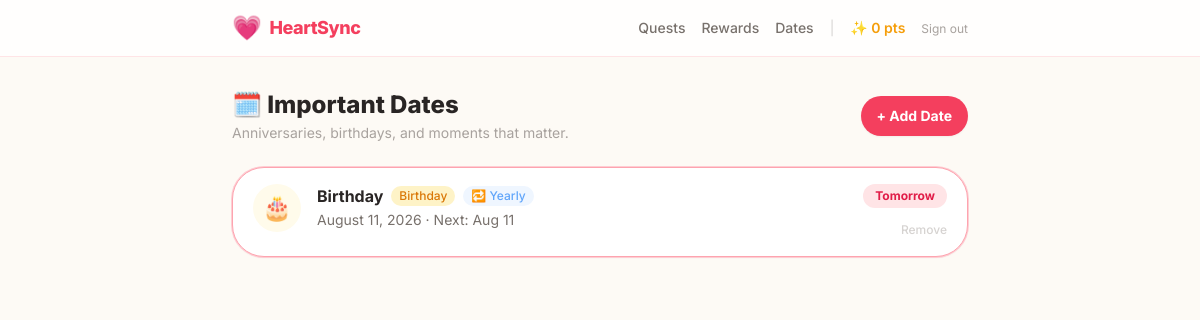
The app's page /dates/ (signed in) with its own data.
### core/models.py (models this page shows, shortened)
class Profile(models.Model):
    user = models.OneToOneField(User, on_delete=models.CASCADE, related_name="profile")
    house = models.ForeignKey(
        House,
        on_delete=models.CASCADE,
        related_name="profiles",
        null=True,
        blank=True,
    )
    display_name = models.CharField(max_length=60, blank=True)
    avatar = models.ImageField(upload_to="avatars/", null=True, blank=True)
    points_balance = models.PositiveIntegerField(default=0)
    total_points_earned = models.PositiveIntegerField(default=0)
    joined_at = models.DateTimeField(auto_now_add=True)

class ImportantDate(models.Model):
    CATEGORY_CHOICES = [
        ("anniversary", "Anniversary"),
        ("birthday", "Birthday"),
        ("special", "Special Moment"),
        ("other", "Other"),
    ]
    CATEGORY_ICONS = {
        "anniversary": "💍",
        "birthday": "🎂",
        "special": "✨",
        "other": "📅",
    }
    house = models.ForeignKey(
        House, on_delete=models.CASCADE, related_name="important_dates"
    )
    title = models.CharField(max_length=150)
    note = models.TextField(blank=True)
    date = models.DateField()
    category = models.CharField(
        max_length=20, choices=CATEGORY_CHOICES, default="other"
    )
    is_recurring = models.BooleanField(
        default=True,
        help_text="If True, the date repeats every year.",
    )
    reminder_days = models.PositiveIntegerField(
        default=7,
        help_text="Show a reminder this many days before the date.",
    )
    created_by = models.ForeignKey(
        Profile, on_delete=models.SET_NULL, null=True, blank=True, related_name="important_dates"
    )
    created_at = models.DateTimeField(auto_now_add=True)
    @property
    def icon(self):
        return self.CATEGORY_ICONS.get(self.category, "📅")
    @property
    def next_occurrence(self):
        today = timezone.localdate()
        if not self.is_recurring:
            return self.date
        target = self.date.replace(year=today.year)
        if target < today:
            target = target.replace(year=today.year + 1)
        return target
    @property
    def days_until(self):
        return (self.next_occurrence - timezone.localdate()).days
    @property
    def is_upcoming(self):
        return 0 <= self.days_until <= self.reminder_days

### core/dashboard_views.py (the view)
# urls.py: path("dates/",                  dv.ImportantDateListView.as_view(),    name="date-list"),
class ImportantDateListView(HouseMemberRequiredMixin, ListView):
    template_name = "core/dates/list.html"
    context_object_name = "important_dates"
    def get_queryset(self):
        return ImportantDate.objects.filter(created_by=self.request.user.profile).order_by("date")
    def get_context_data(self, **kwargs):
        ctx = super().get_context_data(**kwargs)
        ctx["profile"] = self.request.user.profile
        return ctx

### core/access.py (called while the page is built)
def _get_house_or_redirect(user):
    try:
        house = user.profile.house
    except ObjectDoesNotExist:
        return None, redirect(reverse(JOIN_OR_CREATE_HOUSE_URL))
    if house is None:
        return None, redirect(reverse(JOIN_OR_CREATE_HOUSE_URL))
    return house, None

    def dispatch(self, request, *args, **kwargs):
        if not request.user.is_authenticated:
            return self.handle_no_permission()
        house, redirect_response = _get_house_or_redirect(request.user)
        if redirect_response:
            return redirect_response
        self.house = house
        return super(LoginRequiredMixin, self).dispatch(request, *args, **kwargs)

### core/templates/core/dates/list.html (shortened to what this page needs)
{% extends "core/base.html" %}
{% block content %}
<div class="flex items-center justify-between mb-6">
  <div>
    <h1 class="text-2xl font-extrabold text-stone-800">🗓️ Important Dates</h1>
    <p class="text-sm text-stone-400 mt-0.5">Anniversaries, birthdays, and moments that matter.</p>
  </div>
  <a href="{% url 'core:date-create' %}"
     class="bg-rose-500 hover:bg-rose-600 active:scale-95 text-white font-bold
            rounded-2xl px-4 py-2.5 text-sm transition-all duration-150 shadow-sm">
    + Add Date
  </a>
</div>
{% if important_dates %}
<div class="space-y-3">
  {% for d in important_dates %}
  <div class="bg-white border rounded-3xl px-5 py-4 shadow-sm
              {% if d.is_upcoming %}border-rose-300 ring-1 ring-rose-200{% else %}border-stone-100{% endif %}">
    <div class="flex items-start gap-4">
      <div class="w-12 h-12 rounded-2xl flex items-center justify-center text-2xl shrink-0
                  {% if d.category == 'anniversary' %}bg-rose-50
                  {% elif d.category == 'birthday' %}bg-amber-50
                  {% elif d.category == 'special' %}bg-purple-50
                  {% else %}bg-stone-50{% endif %}">
        {{ d.icon }}
      </div>
      <div class="flex-1 min-w-0">
        <div class="flex items-center gap-2 flex-wrap">
          <h3 class="font-bold text-stone-800 text-base">{{ d.title }}</h3>
          <span class="text-xs font-medium px-2 py-0.5 rounded-full
                       {% if d.category == 'anniversary' %}bg-rose-100 text-rose-600
                       {% elif d.category == 'birthday' %}bg-amber-100 text-amber-600
                       {% elif d.category == 'special' %}bg-purple-100 text-purple-600
                       {% else %}bg-stone-100 text-stone-500{% endif %}">
            {{ d.get_category_display }}
          </span>
          {% if d.is_recurring %}
          <span class="text-xs bg-blue-50 text-blue-400 font-medium px-2 py-0.5 rounded-full">🔁 Yearly</span>
          {% endif %}
        </div>
        <p class="text-sm text-stone-500 mt-0.5">
          {{ d.date|date:"F j, Y" }}
          {% if d.is_recurring %} · Next: {{ d.next_occurrence|date:"M j" }}{% endif %}
        </p>
      </div>
      <div class="flex flex-col items-end gap-2 shrink-0">
        {% if d.days_until == 0 %}
          <span class="text-xs bg-rose-500 text-white font-bold rounded-full px-3 py-1">🎉 Today!</span>
        {% elif d.days_until == 1 %}
          <span class="text-xs bg-rose-100 text-rose-600 font-bold rounded-full px-3 py-1">Tomorrow</span>
        {% elif d.days_until <= d.reminder_days %}
          <span class="text-xs bg-amber-100 text-amber-600 font-semibold rounded-full px-3 py-1">
            ⏰ {{ d.days_until }} days
          </span>
        {% else %}
          <span class="text-xs text-stone-300 font-medium">{{ d.days_until }}d away</span>
        {% endif %}
        <form method="post" action="{% url 'core:date-delete' d.pk %}"
              onsubmit="return confirm('Remove \'{{ d.title }}\'?')">
          <button class="text-xs text-stone-300 hover:text-rose-400 transition font-medium">
            Remove
          </button>
        </form>
      </div>
    </div>
  </div>
  {% endfor %}
</div>
{% endif %}
{% endblock %}

### core/templates/core/base.html (shortened to what this page needs)
<!DOCTYPE html>
<html lang="en" class="h-full">
<head>
  <script src="https://cdn.tailwindcss.com"></script>
</head>
<body class="min-h-full font-sans text-stone-800">
  <nav class="bg-white/80 backdrop-blur border-b border-rose-100 sticky top-0 z-30">
    <div class="max-w-3xl mx-auto px-4 h-14 flex items-center justify-between">
      <a href="{% url 'core:dashboard' %}" class="flex items-center gap-2 font-extrabold text-rose-500 text-lg tracking-tight">
        <span class="text-2xl">💗</span> HeartSync
      </a>
      {% if request.user.is_authenticated %}
      <div class="flex items-center gap-4 text-sm">
        <a href="{% url 'core:quest-list' %}"
           class="text-stone-500 hover:text-rose-500 font-medium transition">Quests</a>
        <a href="{% url 'core:reward-list' %}"
           class="text-stone-500 hover:text-rose-500 font-medium transition">Rewards</a>
        <a href="{% url 'core:date-list' %}"
           class="text-stone-500 hover:text-rose-500 font-medium transition">Dates</a>
        <span class="text-stone-300">|</span>
        <span class="font-semibold text-gold-500">
          ✨ {% if request.user.profile %}{{ request.user.profile.points_balance }}{% else %}0{% endif %} pts
        </span>
        <form method="post" action="{% url 'logout' %}">
          <button class="text-stone-400 hover:text-rose-400 transition text-xs">Sign out</button>
        </form>
      </div>
      {% endif %}
    </div>
  </nav>
  <main class="max-w-3xl mx-auto px-4 py-8">
    {% block content %}{% endblock %}
  </main>
</body>
</html>

### core/templates/core/base.html (style rules this page uses)
body { background-color: #fdfaf5; }

### records on screen
ImportantDate: icon "🎂", title "Birthday", category "Birthday", shows "🔁 Yearly", date "August 11, 2026", next_occurrence "Aug 11", shows "Tomorrow"

### other values on screen
{{ request.user.profile.points_balance }} "0"
